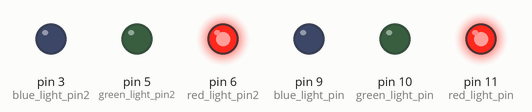
This sketch was run on a simulated Arduino Uno, built with avr-gcc and run on an emulated ATmega328P. Parts: output pins drawn as LEDs (lit = HIGH).

Above: at 0.05 s.
At 0.15 s:
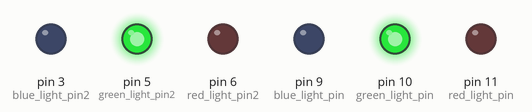
At 0.25 s:
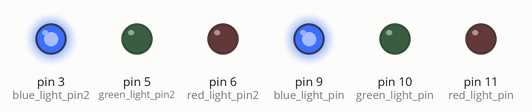
At 0.35 s:
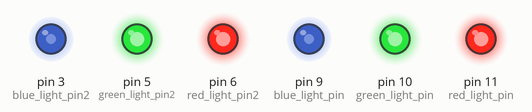
At 0.55 s:
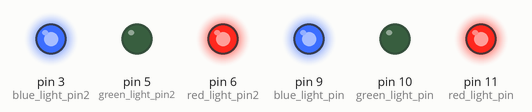
At 0.75 s:
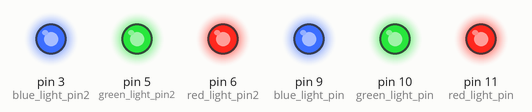
Timing chart, 0 to 3.0 s (numbered marks = the images above):
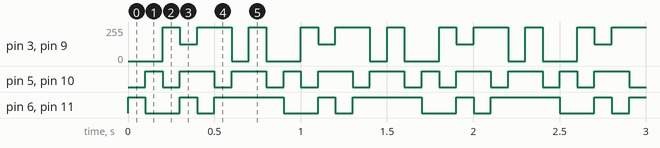

Measured:
- by itself, pin 5 (green_light_pin2), pin 10 (green_light_pin): repeats every 0.80 s: 2 × (LOW 0.10 s, HIGH 0.20 s), LOW 0.10 s, HIGH 0.10 s
- by itself, pin 6 (red_light_pin2), pin 11 (red_light_pin): repeats every 0.80 s: LOW 0.20 s, HIGH 0.10 s, LOW 0.10 s, HIGH 0.40 s
- by itself, pin 3 (blue_light_pin2), pin 9 (blue_light_pin): repeats every 0.80 s: 125/255 0.10 s, 255/255 0.20 s, 0/255 0.10 s, 255/255 0.10 s, 0/255 0.20 s, 255/255 0.10 s

The sketch:

Sprint_2.ino
```cpp
//modified by Bekkele Hamilton
//dual LEDs

int red_light_pin= 11;
int green_light_pin = 10;
int blue_light_pin = 9;

int red_light_pin2= 6;
int green_light_pin2 = 5;
int blue_light_pin2 = 3;
void setup() {
  pinMode(red_light_pin, OUTPUT);
  pinMode(green_light_pin, OUTPUT);
  pinMode(blue_light_pin, OUTPUT);

  pinMode(red_light_pin2, OUTPUT);
  pinMode(green_light_pin2, OUTPUT);
  pinMode(blue_light_pin2, OUTPUT);
}
void loop() {
  RGB_color(255, 0, 0); // Red
  delay(100);
  RGB_color(0, 255, 0); // Green
  delay(100);
  RGB_color(0, 0, 255); // Blue
  delay(100);
  RGB_color(255, 255, 125); // Raspberry
  delay(100);
  RGB_color(0, 255, 255); // Cyan
  delay(100);
  RGB_color(255, 0, 255); // Magenta
  delay(100);
  RGB_color(255, 255, 0); // Yellow
  delay(100);
  RGB_color(255, 255, 255); // White
  delay(100);
}
void RGB_color(int red_light_value, int green_light_value, int blue_light_value)
 {
  analogWrite(red_light_pin, red_light_value);
  analogWrite(green_light_pin, green_light_value);
  analogWrite(blue_light_pin, blue_light_value);

  analogWrite(red_light_pin2, red_light_value);
  analogWrite(green_light_pin2, green_light_value);
  analogWrite(blue_light_pin2, blue_light_value);


}
```
